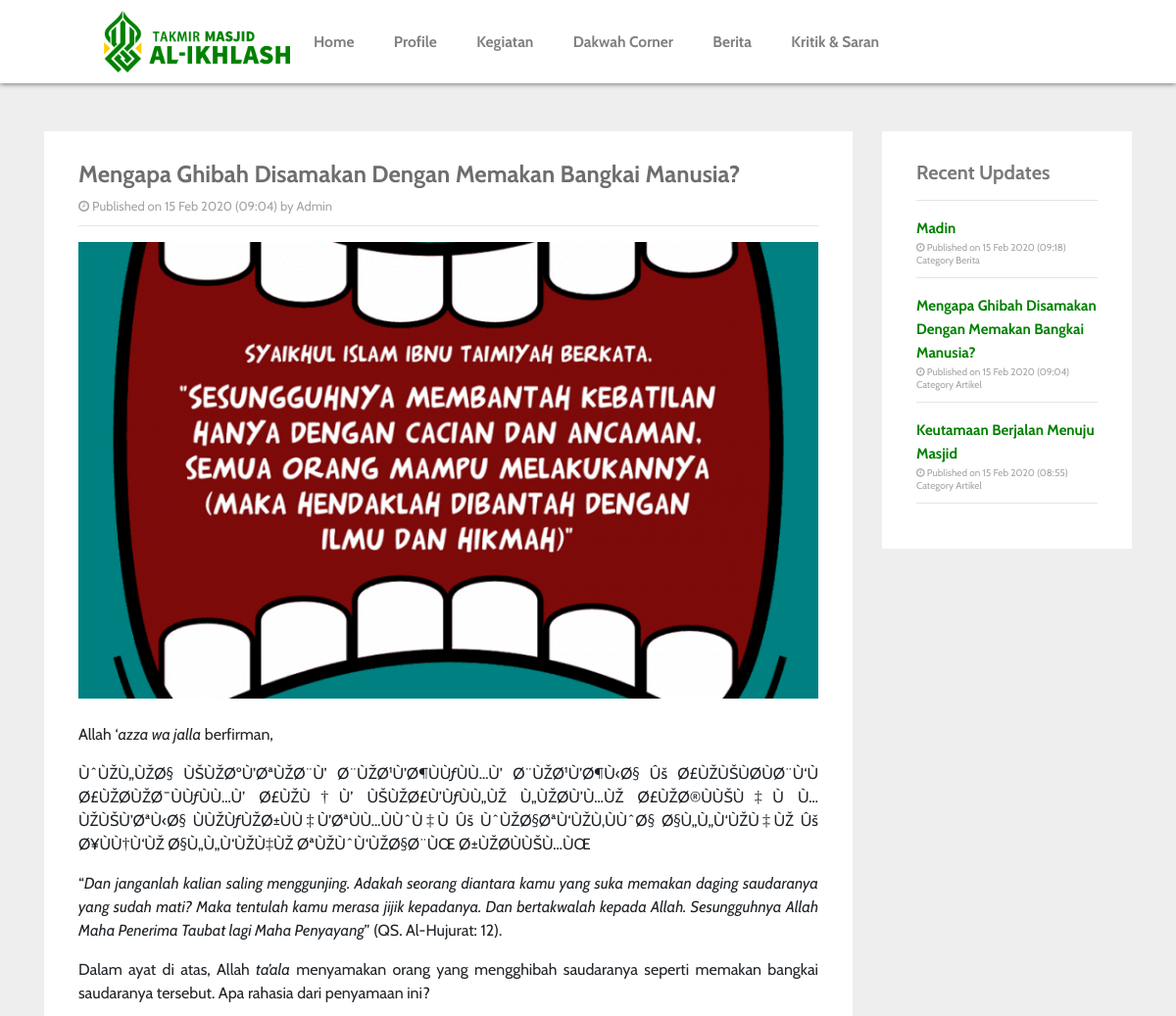
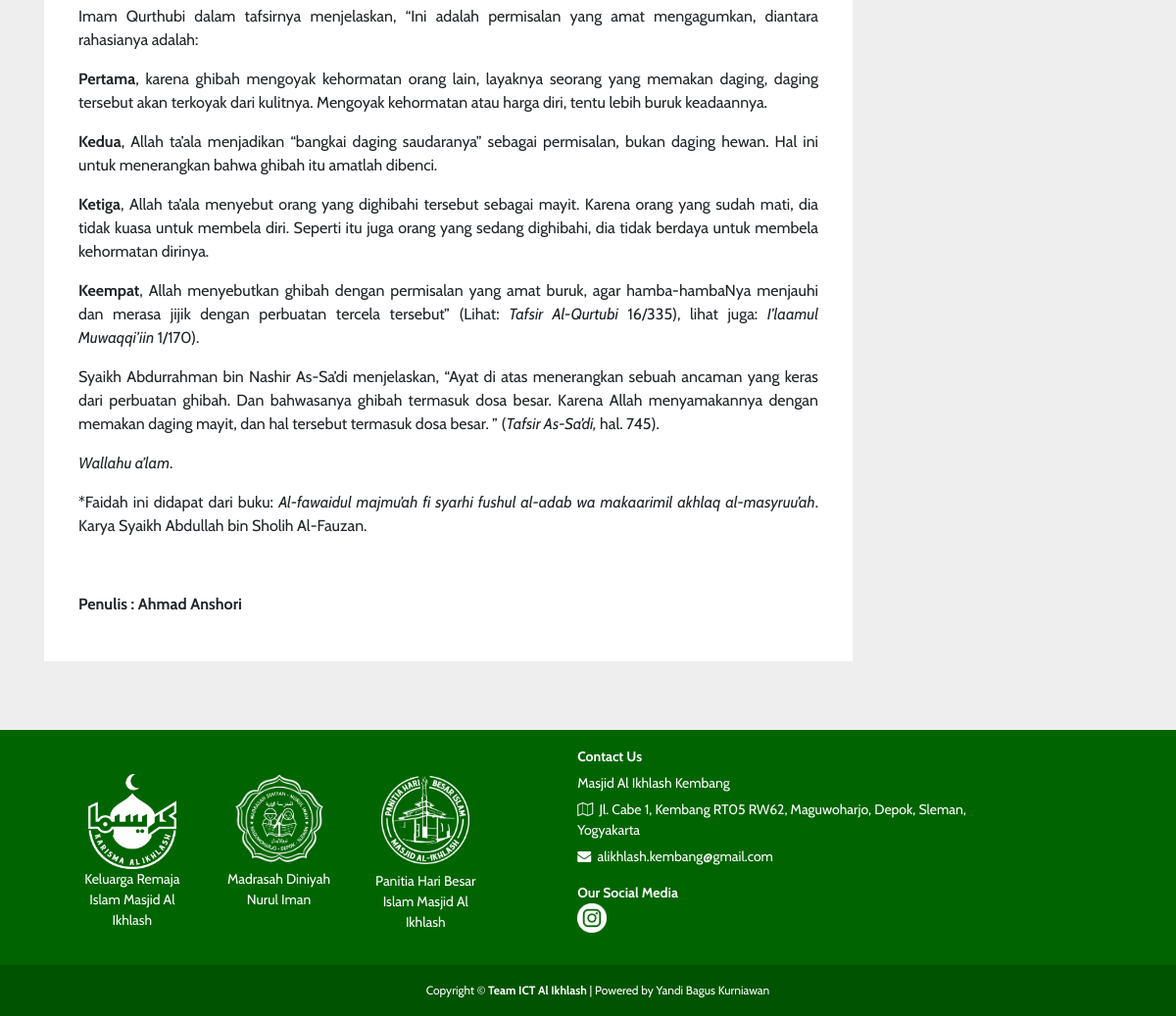
Screenshot of /index.php?page=detailartikel&id=P003 with the database file from the repository (2 pictures, top to bottom).
### tables this page shows
CREATE TABLE `posting` (
  `id_posting` varchar(10) NOT NULL,
  `judul` text DEFAULT NULL,
  `isi` longtext DEFAULT NULL,
  `foto` varchar(50) DEFAULT NULL,
  `kategori` varchar(50) DEFAULT NULL,
  `submitted_on` datetime DEFAULT current_timestamp(),
  PRIMARY KEY (`id_posting`)
);

### config/class.php (called while the page is built, shortened)
<?php
$con = new mysqli("localhost","root","","masjidalikhlash");
class user {
	public $koneksi;
	function __construct($con){
		$this->koneksi = $con;
	}
																																																					function select_postingan_terkini() {
																																																						$select = $this->koneksi->query("SELECT * FROM posting ORDER BY id_posting DESC LIMIT 6");
																																																						while ($fetch = $select->fetch_assoc()) {
																																																							$data[] = $fetch;
																																																						}
																																																						return $data;
																																																					}
																																																					function select_detail_artikel($id) {
																																																						$select = $this->koneksi->query("SELECT * FROM posting WHERE kategori='Artikel' AND id_posting='$id'");
																																																						while ($fetch = $select->fetch_assoc()) {
																																																							$data[] = $fetch;
																																																						}
																																																						return $data;
																																																					}
																																																								}
																																																								$data = new user($con);
																																																								?>

### user/detail_artikel.php (the view)
<div class="container animated fadeIn">
	<div class="row">
		<div class="col-md-9">
			<div class="container" style="background-color: white; margin-bottom: 30px; padding-top: 30px; padding-right: 35px; padding-left: 35px; padding-bottom: 30px;">
				<?php $detail=$data->select_detail_artikel($_GET['id']); ?>
				<?php foreach ($detail as $key => $value): ?>
					<h4 style="color: #6E6E6E;"><b><?php echo $value['judul']?></b></h4>
					<p style="font-size: 13px; margin-bottom: -6px; color: #A4A4A4;">
						<i class="fa fa-clock-o"></i> Published on <?php echo date("d M Y (h:i)", strtotime($value['submitted_on'])); ?> by Admin</p>
						<hr>
						<center><?php echo "<img src='assets/img/$value[foto]' width='100%'/>";?><br><br></center>
						<p style="font-size: 18px; text-align: justify; margin-top: -15px;"><?php echo $value['isi']?></p>
					<?php endforeach?>
				</div>
			</div>
			<div class="col-md-3">
				<div class="container" style="background: white; margin-bottom: 30px; padding-top: 30px; padding-right: 35px; padding-left: 35px; padding-bottom: 30px;">
					<h5><strong>Recent Updates</strong></h5>
					<hr>
					<?php $user=$data->select_postingan_terkini()?>
					<?php foreach ($user as $key => $value): ?>
						<?php if($value['kategori'] == 'Berita') { ?>
							<b><a href="index.php?page=detail&id=<?php echo $value['id_posting'];?>" style="font-size: 15px; margin-bottom: -1px;"><?php echo $value['judul']; ?></a></b>
							<p style="font-size: 10px; margin-bottom: -2px; color: #A4A4A4;">
								<i class="fa fa-clock-o"></i> Published on <?php echo date("d M Y (h:i)", strtotime($value['submitted_on'])); ?></p>
								<p style="font-size: 10px; margin-bottom: -6px; color: #A4A4A4;">Category <?php echo $value['kategori']?></p><hr>
							<?php } else if($value['kategori']=='Artikel') { ?>
								<b><a href="index.php?page=detailartikel&id=<?php echo $value['id_posting'];?>" style="font-size: 15px; margin-bottom: -1px;"><?php echo $value['judul']; ?></a></b>
								<p style="font-size: 10px; margin-bottom: -2px; color: #A4A4A4;">
									<i class="fa fa-clock-o"></i> Published on <?php echo date("d M Y (h:i)", strtotime($value['submitted_on'])); ?></p>
									<p style="font-size: 10px; margin-bottom: -6px; color: #A4A4A4;">Category <?php echo $value['kategori']?></p><hr>
								<?php } endforeach ?>
							</div>
						</div>
			</div>
		</div>

### assets/css/cssuser.css (style rules this page uses)
html, body { max-width: 100%; overflow-x: hidden; font-family: 'Cabin'; }
a { text-decoration: none; color: #008000; font-size: 15.5px; }

### index.php (style rules this page uses)
h4,h6, h5 { color: #7A7A7D; }

### rows the page displays
posting: judul "Mengapa Ghibah Disamakan Dengan Memakan Bangkai Manusia?", submitted_on "15 Feb 2020 (09:04)", foto (picture), isi "Allah ‘ azza wa jalla berfirman, ÙˆÙŽÙ„ÙŽØ§ ÙŠÙŽØºÙ’ØªÙŽØ¨Ù’ Ø¨ÙŽØ¹Ù’Ø¶ÙÙƒÙÙ…Ù’ Ø¨ÙŽØ¹Ù’Ø¶Ù‹Ø§ Ûš Ø£ÙŽÙŠÙØ­ÙØ¨Ù‘Ù Ø£ÙŽØ­ÙŽØ¯ÙÙƒÙÙ…Ù’ Ø£ÙŽÙ†Ù’ ÙŠÙŽØ£Ù’ÙƒÙÙ„ÙŽ Ù„ÙŽØ­Ù’Ù…ÙŽ Ø£ÙŽØ®ÙÙŠÙ‡Ù Ù…ÙŽÙŠÙ’ØªÙ‹Ø§ ÙÙŽÙƒÙŽØ±ÙÙ‡Ù’ØªÙÙ…ÙÙˆÙ‡Ù Ûš ÙˆÙŽØ§ØªÙ‘ÙŽÙ‚ÙÙˆØ§ Ø§Ù„Ù„Ù‘ÙŽÙ‡ÙŽ Ûš Ø¥ÙÙ†Ù‘ÙŽ Ø§Ù„Ù„Ù‘ÙŽÙ‡ÙŽ ØªÙŽÙˆÙ‘ÙŽØ§Ø¨ÙŒ Ø±ÙŽØ­ÙÙŠÙ…ÙŒ “ Dan janganlah kalian saling menggunjing. Adakah seorang diantara kamu yang suka memakan daging saudaranya yang sudah mati? Maka tentulah kamu merasa jijik kepadanya. Dan bertakwalah kepada Allah. Sesungguhnya Allah Maha Penerima Taubat lagi Maha Penyayang ” (QS. Al-Hujurat: 12). Dalam ayat di atas, Allah ta’ala menyamakan orang yang mengghibah saudaranya…", kategori "Artikel"
posting: judul "Madin", submitted_on "15 Feb 2020 (09:18)", kategori "Berita"
posting: judul "Keutamaan Berjalan Menuju Masjid", submitted_on "15 Feb 2020 (08:55)", kategori "Artikel"
